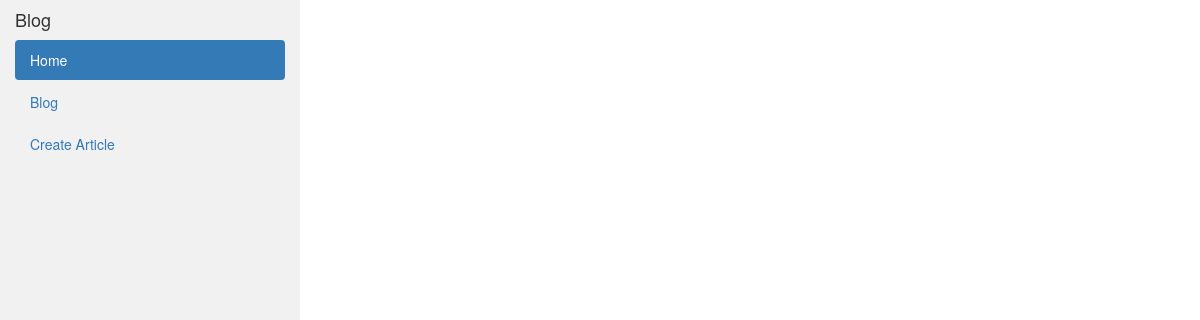
The page /blog/ on the database as committed earlier.
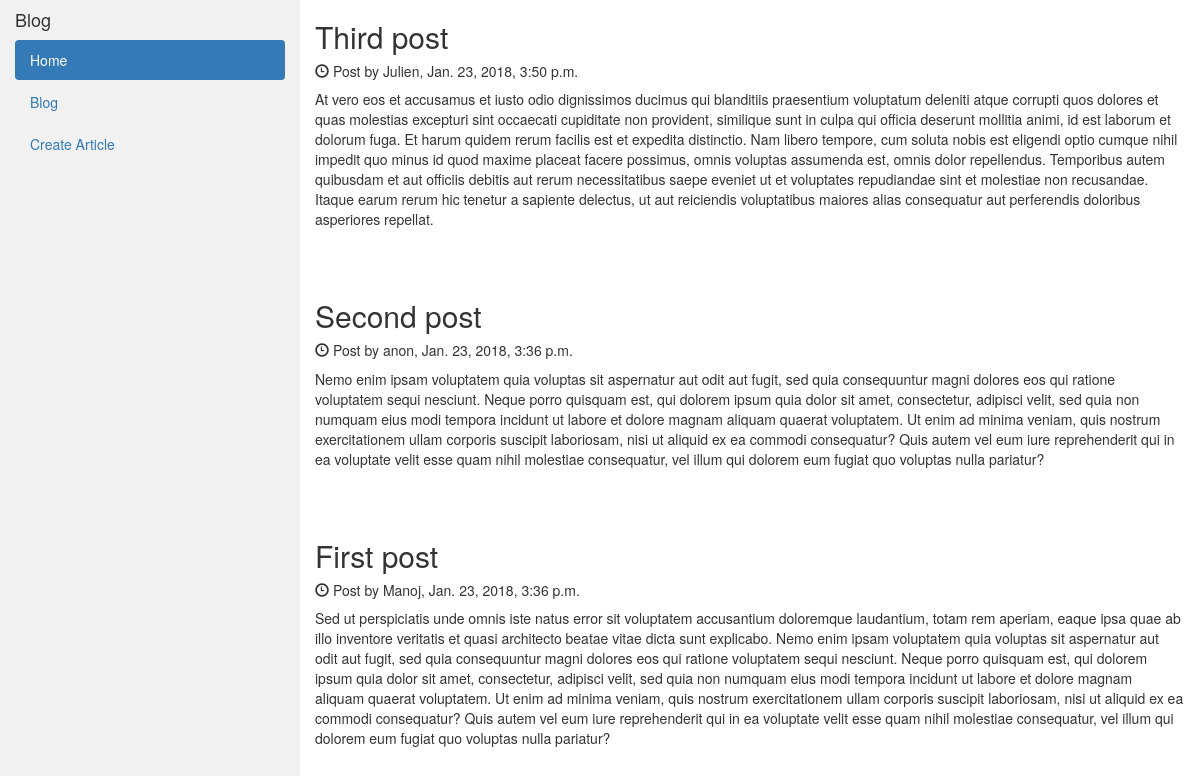
The same page on the database as committed later.
### articles/models.py (models this page shows, shortened)
class Articles(models.Model):
    title = models.CharField(max_length=100)
    body = models.TextField()
    author = models.CharField(max_length = 20)
    created_at = models.DateTimeField(auto_now_add = True)
    updated_at = models.DateTimeField(auto_now = True)

### articles/views.py (the view)
# urls.py: 2. Add a URL to urlpatterns:  path('blog/', include('blog.urls'))
def blog(request):
    blog = Articles.objects.all().order_by('-created_at')
    context = {'articles': blog}
    return render(request, 'articles/ListArticles.html', context)

### articles/templates/articles/ListArticles.html
{% extends 'articles/blog.html' %}
{% block content %}
  {% for article in articles %}
    <h2>{{ article.title }}</h2>
    <h5><span class="glyphicon glyphicon-time"></span> Post by {{ article.author }}, {{ article.created_at }}</h5>
    <p>{{ article.body }}</p>
    <br><br>
  {% endfor %}
{% endblock %}

Rows that differ between the two databases and show on the page:
added Articles: title "Third post", author "Julien", created_at "Jan. 23, 2018, 3:50 p.m.", body "At vero eos et accusamus et iusto odio dignissimos ducimus qui blanditiis praesentium voluptatum deleniti atque corrupti quos dolores et quas molestias excepturi sint occaecati cupiditate non provident, similique sunt in culpa qui officia deserunt mollitia animi, id est laborum et dolorum fuga. Et harum quidem rerum facilis est et expedita distinctio. Nam libero tempore, cum soluta nobis est eligendi optio cumque nihil impedit quo minus id quod maxime placeat facere possimus, omnis voluptas assumenda est, omnis dolor repellendus. Temporibus autem quibusdam et aut officiis debitis aut rerum necessitatibus saepe eveniet ut et voluptates repudiandae sint et molestiae non recusandae. Itaque…"
added Articles: title "Second post", author "anon", created_at "Jan. 23, 2018, 3:36 p.m.", body "Nemo enim ipsam voluptatem quia voluptas sit aspernatur aut odit aut fugit, sed quia consequuntur magni dolores eos qui ratione voluptatem sequi nesciunt. Neque porro quisquam est, qui dolorem ipsum quia dolor sit amet, consectetur, adipisci velit, sed quia non numquam eius modi tempora incidunt ut labore et dolore magnam aliquam quaerat voluptatem. Ut enim ad minima veniam, quis nostrum exercitationem ullam corporis suscipit laboriosam, nisi ut aliquid ex ea commodi consequatur? Quis autem vel eum iure reprehenderit qui in ea voluptate velit esse quam nihil molestiae consequatur, vel illum qui dolorem eum fugiat quo voluptas nulla pariatur?"
added Articles: title "First post", author "Manoj", created_at "Jan. 23, 2018, 3:36 p.m.", body "Sed ut perspiciatis unde omnis iste natus error sit voluptatem accusantium doloremque laudantium, totam rem aperiam, eaque ipsa quae ab illo inventore veritatis et quasi architecto beatae vitae dicta sunt explicabo. Nemo enim ipsam voluptatem quia voluptas sit aspernatur aut odit aut fugit, sed quia consequuntur magni dolores eos qui ratione voluptatem sequi nesciunt. Neque porro quisquam est, qui dolorem ipsum quia dolor sit amet, consectetur, adipisci velit, sed quia non numquam eius modi tempora incidunt ut labore et dolore magnam aliquam quaerat voluptatem. Ut enim ad minima veniam, quis nostrum exercitationem ullam corporis suscipit laboriosam, nisi ut aliquid ex ea commodi…"
